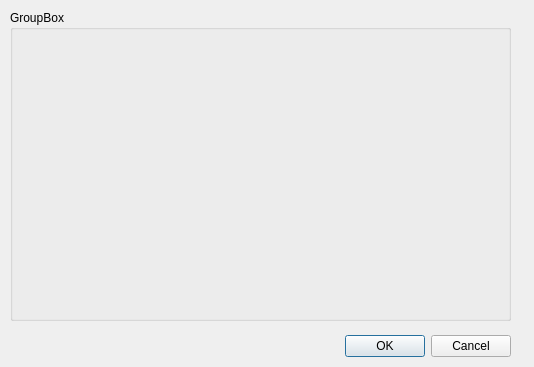
<?xml version="1.0" encoding="UTF-8"?>
<ui version="4.0">
 <class>Dialog</class>
 <widget class="QDialog" name="Dialog">
  <property name="geometry">
   <rect>
    <x>0</x>
    <y>0</y>
    <width>534</width>
    <height>367</height>
   </rect>
  </property>
  <property name="windowTitle">
   <string>Dialog</string>
  </property>
  <property name="sizeGripEnabled">
   <bool>false</bool>
  </property>
  <widget class="QDialogButtonBox" name="buttonBox">
   <property name="geometry">
    <rect>
     <x>20</x>
     <y>330</y>
     <width>491</width>
     <height>32</height>
    </rect>
   </property>
   <property name="orientation">
    <enum>Qt::Horizontal</enum>
   </property>
   <property name="standardButtons">
    <set>QDialogButtonBox::Cancel|QDialogButtonBox::Ok</set>
   </property>
  </widget>
  <widget class="QGroupBox" name="groupBox">
   <property name="geometry">
    <rect>
     <x>10</x>
     <y>10</y>
     <width>501</width>
     <height>311</height>
    </rect>
   </property>
   <property name="title">
    <string>GroupBox</string>
   </property>
   <widget class="QWidget" name="formLayoutWidget">
    <property name="geometry">
     <rect>
      <x>9</x>
      <y>29</y>
      <width>481</width>
      <height>271</height>
     </rect>
    </property>
    <layout class="QFormLayout" name="formLayout"/>
   </widget>
  </widget>
 </widget>
 <resources/>
 <connections>
  <connection>
   <sender>buttonBox</sender>
   <signal>accepted()</signal>
   <receiver>Dialog</receiver>
   <slot>accept()</slot>
   <hints>
    <hint type="sourcelabel">
     <x>248</x>
     <y>254</y>
    </hint>
    <hint type="destinationlabel">
     <x>157</x>
     <y>274</y>
    </hint>
   </hints>
  </connection>
  <connection>
   <sender>buttonBox</sender>
   <signal>rejected()</signal>
   <receiver>Dialog</receiver>
   <slot>reject()</slot>
   <hints>
    <hint type="sourcelabel">
     <x>316</x>
     <y>260</y>
    </hint>
    <hint type="destinationlabel">
     <x>286</x>
     <y>274</y>
    </hint>
   </hints>
  </connection>
 </connections>
</ui>
